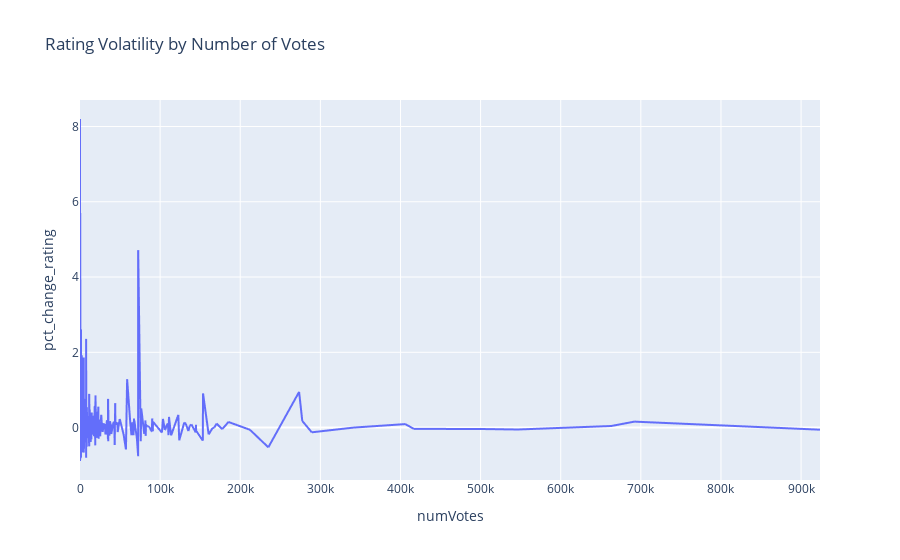

Notebook code cell kept with this figure:
### Code cell
media_titles_sample = media_titles.sample(n=10000, random_state=1).copy()  # take a sample of the media titles dataframe
media_titles_sample = media_titles_sample.sort_values(by=['numVotes']).set_index(['numVotes']) # sort the dataframe by the number of votes
media_titles_sample['pct_change_rating'] = media_titles_sample.averageRating.pct_change() # caluculate a rolling percent change on the same
# this will tell us for each subsequent row, how much the averageRating changed.  Higher values here indicate volatility
media_titles_sample.reset_index(inplace=True)
fig = px.line(media_titles_sample, x='numVotes', y='pct_change_rating', title='Rating Volatility by Number of Votes')
fig.show()

### Figure 1 — Plotly figure (JSON) as saved in the notebook; plotly's stock layout.template omitted (floating-point values rounded to 4 significant figures; data arrays with more than 128 entries replaced by an {"elided": "..."} marker saying what was removed)
{"data": [{"hovertemplate": "numVotes=%{x}<br>pct_change_rating=%{y}<extra></extra>", "legendgroup": "", "line": {"color": "#636efa", "dash": "solid"}, "mode": "lines", "name": "", "showlegend": false, "type": "scattergl", "x": {"elided": "10000 int values"}, "xaxis": "x", "y": {"elided": "10000 float values"}, "yaxis": "y"}], "layout": {"legend": {"tracegroupgap": 0}, "title": {"text": "Rating Volatility by Number of Votes"}, "xaxis": {"anchor": "y", "domain": [0, 1], "title": {"text": "numVotes"}}, "yaxis": {"anchor": "x", "domain": [0, 1], "title": {"text": "pct_change_rating"}}}}
